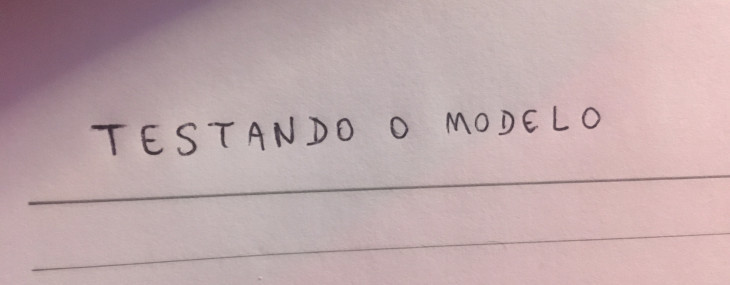
#> input picture V5/ocr_training/app/src/img/1.png, 730 x 285 px
$ jupyter execute --allow-errors 'Cópia_de_OCR_Reconhecimento_de_texto_manuscrito_Testando_o_modelo.ipynb'
#> lines starting #> are read from the running program, lines starting #| are printed output that depends on the picture; after the words box and inside, x2 and y2 are one past the last pixel; in counts of white or black regions, pixels touching at a corner belong together
# Reconhecimento de texto manuscrito - testando o modelo

# Importando as bibliotecas

[cell 1]
import numpy as np
import cv2
from tensorflow.keras.models import load_model
from imutils.contours import sort_contours
import imutils
#from google.colab.patches import cv2_imshow
import pandas as pd
import matplotlib.pyplot as plt
import seaborn as sns
import cv2
from sklearn.preprocessing import LabelBinarizer
from sklearn.model_selection import train_test_split
from sklearn.metrics import classification_report

# Carregando a rede neural

[cell 2]
from google.colab import drive
drive.mount('/content/drive')

#> (a cell that did not finish here is left out)

# Carregando a imagem de teste

[cell 4]
img = cv2.imread('src/img/1.png')
#> img is the input picture: shape (285, 730, 3); mean B, G, R 170.7, 168.4, 191.3
plt.imshow(img)
plt.axis('off')
plt.show()
gray = cv2.cvtColor(img, cv2.COLOR_BGR2GRAY)
plt.imshow(gray)
plt.axis('off')
plt.show()

# Pré-processamento da imagem

[cell 5]
desfoque = cv2.GaussianBlur(gray, (3,3), 0)
plt.imshow(desfoque)
plt.axis('off')
plt.show()

[cell 6]
adapt_media = cv2.adaptiveThreshold(desfoque, 255, cv2.ADAPTIVE_THRESH_GAUSSIAN_C, cv2.THRESH_BINARY, 11, 9)
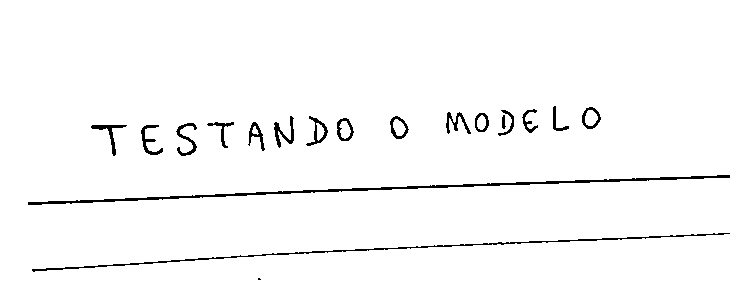
#> adapt_media: shape (285, 730); 97.4% white; black in thin lines or dots, all inside (x1, y1, x2, y2) = (28, 106, 730, 280)
plt.imshow(adapt_media)
plt.axis('off')
plt.show()

[cell 7]
inv = 255 - adapt_media
plt.imshow(inv)
plt.axis('off')
plt.show()

[cell 8]
dilatado = cv2.dilate(inv, np.ones((3,3)))
#> dilatado: shape (285, 730); 5.1% white; 18 white regions (1 under 20 px), largest, box (x1, y1, x2, y2) and area: (27, 174, 730, 206) 3249, (31, 232, 730, 273) 2657, (175, 122, 198, 157) 418
plt.imshow(dilatado)
plt.axis('off')
plt.show()

[cell 9]
bordas = cv2.Canny(desfoque, 40, 150)
#> bordas: shape (285, 730); 2.1% white in thin lines or dots, all inside (x1, y1, x2, y2) = (28, 106, 730, 272)
plt.imshow(bordas)
plt.axis('off')
plt.show()

[cell 10]
dilatado = cv2.dilate(bordas, np.ones((3,3)))
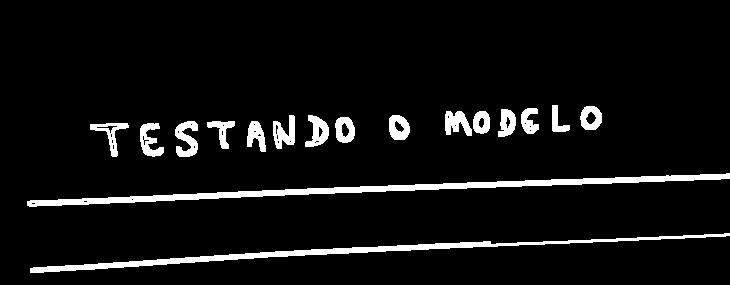
#> dilatado: shape (285, 730); 6.4% white; 17 white regions
plt.imshow(dilatado)
plt.axis('off')
plt.show()

# Detecção de contornos

[cell 11]
def encontrar_contornos(img):
  conts = cv2.findContours(img, cv2.RETR_EXTERNAL, cv2.CHAIN_APPROX_SIMPLE)
  conts = imutils.grab_contours(conts)
  conts = sort_contours(conts, method='left-to-right')[0]
  return conts

[cell 12]
conts = encontrar_contornos(dilatado.copy())
#> in encontrar_contornos, `conts = cv2.findContours(img, cv2.RETR_EXTERNAL, cv2.CHAIN_APPROX_SIMP..`: conts = 17 contours; largest, box (x1, y1, x2, y2) and area: (27, 173, 730, 207) 3522, (30, 233, 730, 273) 2643, (175, 121, 198, 157) 442, (305, 115, 329, 147) 420, (389, 115, 410, 140) 404

[cell 13]
conts
#> Out has the same summary as conts in encontrar_contornos

[cell 14]
l_min, l_max = 4, 160
a_min, a_max = 14, 140

[cell 15]
caracteres = []
img_cp = img.copy()
for c in conts:
  #print(c)
  (x, y, w, h) = cv2.boundingRect(c)
  #print(x, y, w, h)
  if (w >= l_min and w <= l_max) and (h >= a_min and h <= a_max):
    roi = gray[y:y+ h, x:x + w]
    #cv2_imshow(roi)
    thresh = cv2.threshold(roi, 0, 255, cv2.THRESH_BINARY_INV | cv2.THRESH_OTSU)[1]
    plt.imshow(thresh)
    plt.axis('off')
    plt.show()
    cv2.rectangle(img_cp, (x, y), (x + w, y + h), (255, 100, 0), 2)
#> this loop made 17 passes
#> (x, y, w, h) on passes 1 to 12: (27, 173, 703, 34), (30, 233, 700, 40), (90, 123, 39, 34), (140, 123, 24, 34), (175, 121, 23, 36), (207, 121, 28, 28), (247, 121, 19, 31), (273, 115, 22, 34), (305, 115, 24, 32), (335, 117, 20, 26), (389, 115, 21, 25), (445, 111, 27, 25)
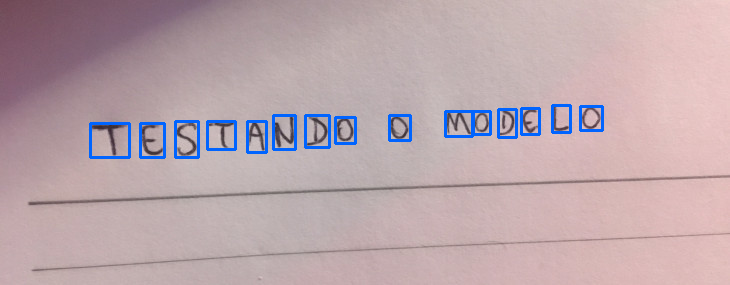
#> img_cp: shape (285, 730, 3); 2.18% of pixels changed, all inside (x1, y1, x2, y2) = (89, 104, 604, 159)
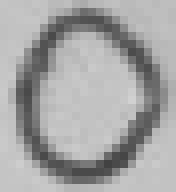
#> roi: shape (24, 22) (shown 8 times larger); min 68, max 209, mean 164.4
plt.imshow(img_cp)
plt.axis('off')
plt.show()

# Processando os caracteres detectados

## Extração ROI

[cell 16]
def extra_roi(img):
  roi = img[y:y + h, x:x + w]
  return roi

## Limiarização

[cell 17]
def limiarizacao(img):
  thresh = cv2.threshold(img, 0, 255, cv2.THRESH_BINARY_INV | cv2.THRESH_OTSU)[1]
  return thresh

## Redimensionamento

[cell 18]
def redimensiona_img(img, l, a):
  if l > a:
    redimensionada = imutils.resize(img, width=28)
  else:
    redimensionada = imutils.resize(img, height=28)

  (a, l) = redimensionada.shape
  dX = int(max(0, 28 - l) / 2.0)
  dY = int(max(0, 28 - a) / 2.0)

  preenchida = cv2.copyMakeBorder(redimensionada, top=dY, bottom=dY, right=dX, left=dX, borderType=cv2.BORDER_CONSTANT, value=(0,0,0))
  preenchida = cv2.resize(preenchida, (28, 28))
  return preenchida

[cell 19]
(x, y, w, h) = cv2.boundingRect(conts[6])
#> x = 247; y = 121; w = 19; h = 31
print(x, y, w, h)
#| 247 121 19 31
img_teste = limiarizacao(gray[y:y+h, x:x+w])
plt.imshow(img_teste)
plt.axis('off')
plt.show()
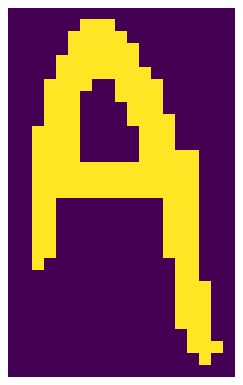
#> figure drawn by matplotlib, 1 panel
(a, l) = img_teste.shape
#> a = 31; l = 19
print(a, l)
#| 31 19
img_teste2 = redimensiona_img(img_teste, l, a)
plt.imshow(img_teste2)
plt.axis('off')
plt.show()
img_teste2.shape
#> Out = (28, 28)

[cell 20]
plt.imshow(cv2.resize(img_teste, (28,28)))
plt.axis('off')
plt.show()
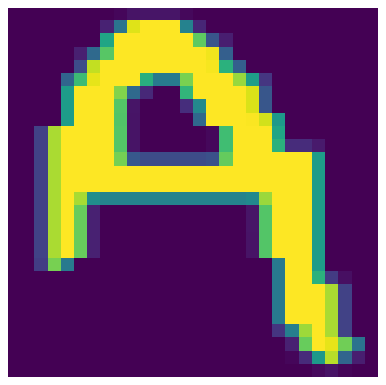
#> figure drawn by matplotlib, 1 panel

## Normalização

[cell 21]
def normalizacao(img):
  img = img.astype('float32') / 255.0
  img = np.expand_dims(img, axis=-1)
  return img

[cell 22]
img_teste2.shape, normalizacao(img_teste2).shape
#> Out = ((28, 28), (28, 28, 1))

## Processamento das detecções

[cell 23]
def processa_caixa(gray, x, y, w, h):
  roi = extra_roi(gray)
  limiar = limiarizacao(roi)
  (a, l) = limiar.shape
  redimensionada = redimensiona_img(limiar, l, a)
  plt.imshow(redimensionada)
  plt.axis('off')
  plt.show()
  normalizada = normalizacao(redimensionada)
  caracteres.append((normalizada, (x, y, w, h)))

[cell 24]
for c in conts:
  #print(c)
  (x, y, w, h) = cv2.boundingRect(c)
  if (w >= l_min and w <= l_max) and (h >= a_min and h <= a_max):
    processa_caixa(gray, x, y, w, h)
#> this loop made 17 passes
#> (x, y, w, h) on passes 3 to 14: (90, 123, 39, 34), (140, 123, 24, 34), (175, 121, 23, 36), (207, 121, 28, 28), (247, 121, 19, 31), (273, 115, 22, 34), (305, 115, 24, 32), (335, 117, 20, 26), (389, 115, 21, 25), (445, 111, 27, 25), (473, 111, 17, 23), (498, 109, 18, 28)

[cell 25]
caracteres[0]

[cell 26]
caixas = [caixa[1] for caixa in caracteres]
#> caixas = 15 items, first 6: (90, 123, 39, 34), (140, 123, 24, 34), (175, 121, 23, 36), (207, 121, 28, 28), (247, 121, 19, 31), (273, 115, 22, 34)
caixas
#> Out has the same summary as caixas

[cell 27]
caracteres = np.array([c[0] for c in caracteres], dtype='float32')

[cell 28]
caracteres

# Reconhecimento dos caracteres

[cell 29]
numeros = "0123456789"
letras = "ABCDEFGHIJKLMNOPQRSTUVWXYZ"
lista_caracteres = numeros + letras
lista_caracteres = [l for l in lista_caracteres]

[cell 30]
print(lista_caracteres)
#| ['0', '1', '2', '3', '4', '5', '6', '7', '8', '9', 'A', 'B', 'C', 'D', 'E', 'F', 'G', 'H', 'I', 'J', 'K', 'L', 'M', 'N', 'O', 'P', 'Q', 'R', 'S', 'T', 'U', 'V', 'W', 'X', 'Y', 'Z']

[cell 31]
caracteres[0].shape
#> Out = (28, 28, 1)

[cell 32]
caracteres.shape
#> Out = (15, 28, 28, 1)

#> (a cell that did not finish here is left out)

#> (a cell that did not finish here is left out)

#> (a cell that did not finish here is left out)

[cell 36]
caixas
#> Out has the same summary as caixas

[cell 37]
img_cp = img.copy()
#> (the rest of this cell did not finish here and is left out)

[cell 38]
def extrai_roi(img, margem=2):
  roi = img[y - margem:y + h + margem, x - margem:x + w + margem]
  return roi

[cell 39]
conts = encontrar_contornos(dilatado.copy())
caracteres = []
for c in conts:
  (x, y, w, h) = cv2.boundingRect(c)
  if (w >= l_min and w <= l_max) and (h >= a_min and h <= a_max):
    processa_caixa(gray, x, y, w, h)

[cell 40]
caixas = [b[1] for b in caracteres]
caracteres = np.array([c[0] for c in caracteres], dtype="float32")
#> (the rest of this cell did not finish here and is left out)

[cell 41]
img_cp = img.copy()
#> (the rest of this cell did not finish here and is left out)

# Outros testes

[cell 42]
def preprocessar_img(img):
  gray = cv2.cvtColor(img, cv2.COLOR_BGR2GRAY)
  desfoque = cv2.GaussianBlur(gray, (3, 3), 7)
  bordas = cv2.Canny(desfoque, 40, 150)
  dilatado = cv2.dilate(bordas, np.ones((3,3)))
  return gray, dilatado

[cell 43]
def predicao(previsoes, lista_caracteres):
  i = np.argmax(previsoes)
  probabilidade = previsoes[i]
  caractere = lista_caracteres[i]
  return i, probabilidade, caractere

[cell 44]
def desenhar_na_img(img_cp, caractere):
  cv2.rectangle(img_cp, (x, y), (x + w, y + h), (255, 100, 0), 2)
  cv2.putText(img_cp, caractere, (x - 10, y - 10),cv2.FONT_HERSHEY_SIMPLEX, 1.1, (0, 0, 255), 2)

## O problema do 0 e O, 1 e I, 5 e S

[cell 45]
img = cv2.imread('/content/1.png')
#> (the rest of this cell did not finish here and is left out)

[cell 46]
gray, img_processada = preprocessar_img(img)
#> in preprocessar_img, `dilatado = cv2.dilate(bordas, np.ones((3,3)))`:
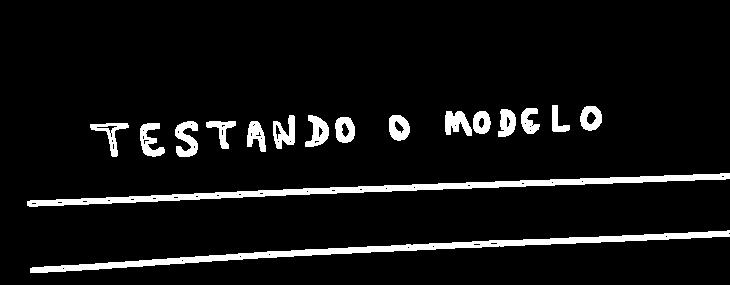
#> dilatado: shape (285, 730); 6.9% white; 17 white regions
#> (the rest of this cell did not finish here and is left out)

[cell 47]
conts = encontrar_contornos(img_processada.copy())
#> in encontrar_contornos (call 3), `conts = cv2.findContours(img, cv2.RETR_EXTERNAL, cv2.CHAIN_APPROX_SIMP..`: conts = 17 contours; largest, box (x1, y1, x2, y2) and area: (27, 173, 730, 207) 3670, (30, 230, 730, 273) 3657, (175, 121, 198, 157) 451, (305, 115, 329, 147) 424, (389, 115, 410, 141) 410
#> in encontrar_contornos (call 3), `conts = sort_contours(conts, method='left-to-right')[0]`: conts = 17 contours; largest, box (x1, y1, x2, y2) and area: (27, 173, 730, 207) 3670, (30, 230, 730, 273) 3657, (175, 121, 198, 157) 451, (305, 115, 329, 147) 424, (273, 115, 295, 149) 410
caracteres = []
for c in conts:
  (x, y, w, h) = cv2.boundingRect(c)
  if (w >= l_min and w <= l_max) and (h >= a_min and h <= a_max):
    processa_caixa(gray, x, y, w, h)
#> this loop made 17 passes
#> (x, y, w, h) on passes 3 to 14: (90, 123, 39, 34), (140, 123, 25, 34), (175, 121, 23, 36), (206, 121, 30, 28), (247, 121, 19, 31), (273, 115, 22, 34), (305, 115, 24, 32), (335, 117, 20, 26), (389, 115, 21, 26), (445, 111, 27, 25), (473, 111, 18, 23), (498, 109, 18, 28)
#> (x, y, w, h) on passes 1 to 2: (27, 173, 703, 34), (30, 230, 700, 43)

caixas = [b[1] for b in caracteres]
#> caixas = 15 items, first 6: (90, 123, 39, 34), (140, 123, 25, 34), (175, 121, 23, 36), (206, 121, 30, 28), (247, 121, 19, 31), (273, 115, 22, 34)
caracteres = np.array([c[0] for c in caracteres], dtype="float32")
#> (the rest of this cell did not finish here and is left out)

[cell 48]
numeros_2 = "OI234S6789"
letras_2 = "ABCDEFGHIJKLMNOPQRSTUVWXYZ"
lista_caracteres_2 = numeros_2 + letras_2
lista_caracteres_2 = [l for l in lista_caracteres_2]

[cell 49]
img_cp = img.copy()
#> (the rest of this cell did not finish here and is left out)

## O problema do texto não detectado

[cell 50]
img = cv2.imread('/content/2.png')
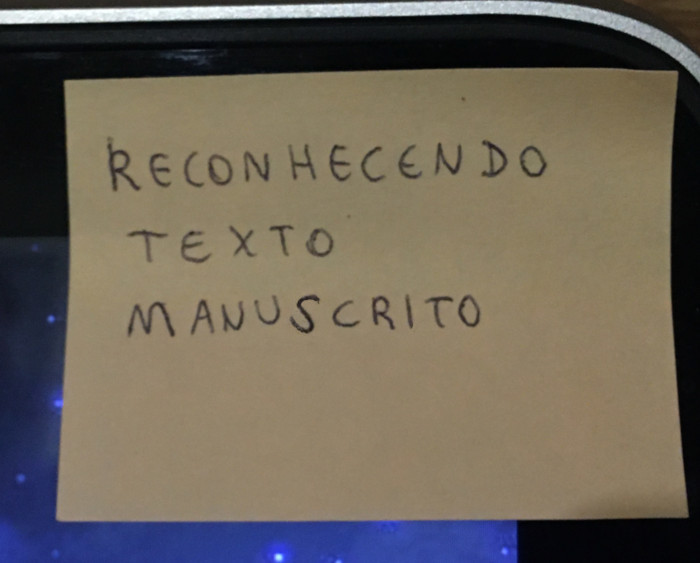
#> input picture V5/ocr_training/app/src/img/2.png, 700 x 563 px, found by its file name
#> img is the input picture: shape (563, 700, 3); mean B, G, R 88.5, 100.6, 108.8
#> (the rest of this cell did not finish here and is left out)

[cell 51]
gray, img_processada = preprocessar_img(img)
#> in preprocessar_img (call 2), `gray = cv2.cvtColor(img, cv2.COLOR_BGR2GRAY)`:
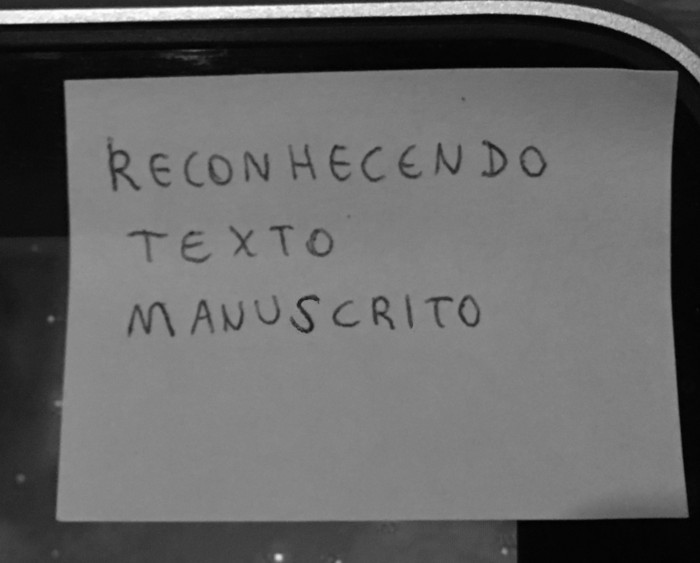
#> gray: shape (563, 700); min 0, max 254, mean 101.7
#> in preprocessar_img (call 2), `bordas = cv2.Canny(desfoque, 40, 150)`: bordas: shape (563, 700); 2.1% white in thin lines or dots
#> in preprocessar_img (call 2), `dilatado = cv2.dilate(bordas, np.ones((3,3)))`:
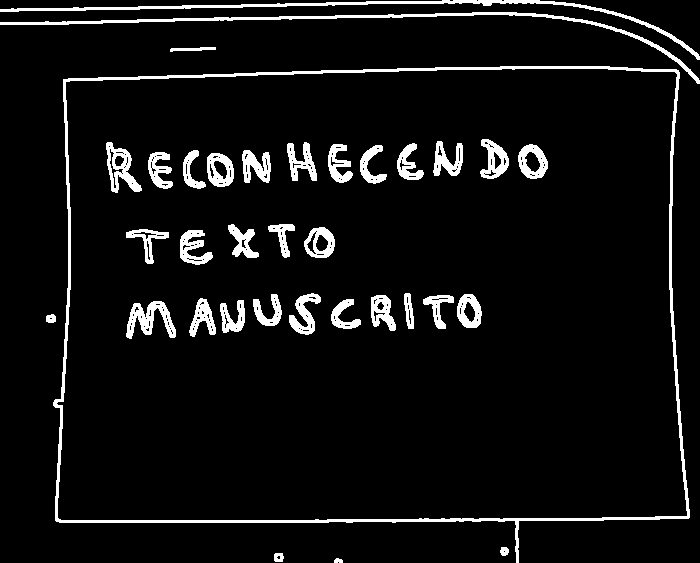
#> dilatado: shape (563, 700); 6.6% white; 35 white regions, largest, box (x1, y1, x2, y2) and area: (53, 66, 690, 563) 6767, (0, 0, 700, 60) 2350, (0, 12, 700, 84) 2336
